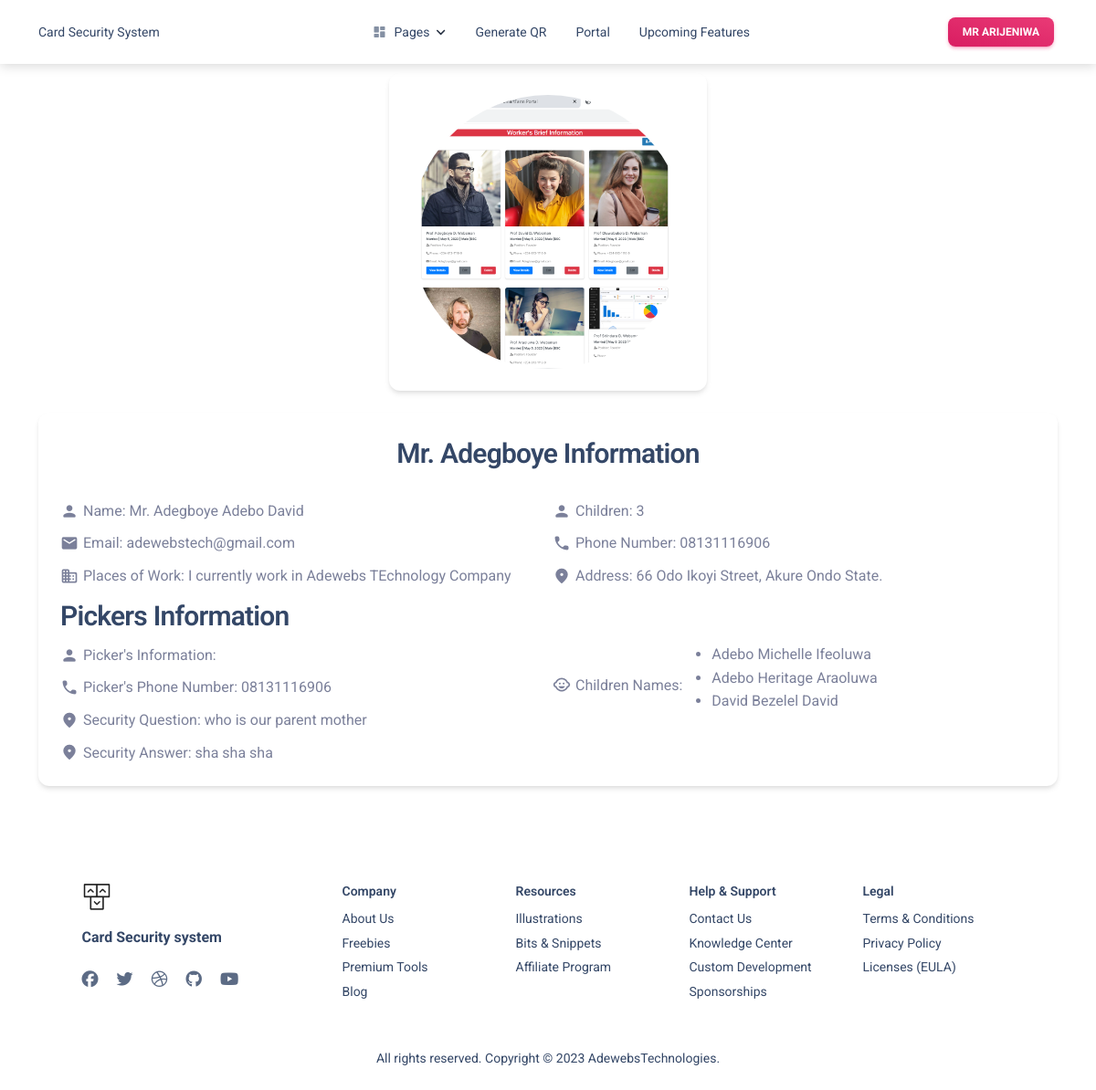
The app's page /verification/2/ (signed in) with its own data.
### cardsecuritysystem/models.py (models this page shows, shortened)
class ChildParents(AbstractUser):
    title = models.CharField(max_length=10, null=True, blank=True)
    first_name = models.CharField(max_length=200, blank=True, null=True)
    middle_name = models.CharField(max_length=200, blank=True, null=True)
    last_name = models.CharField(max_length=200, null=True, blank=True)
    phone_number = models.CharField(max_length=20, null=True, blank=True)
    email = models.EmailField(unique = True, null=True, blank=True)
    image = models.ImageField(null=True, blank=True, upload_to='parentsImage/')
    places_of_work = models.TextField(null=True, blank=True, max_length=50)
    address = models.TextField(null=True, blank=True)
    picker = models.CharField(max_length=20, null=True, blank=True)
    picker_description = models.TextField(blank=True, null=True)
    picker_number = models.CharField(max_length=20, null=True, blank=True)
    picker_security_question = models.CharField(max_length=100, null=True, blank=True)
    picker_security_answer = models.CharField(max_length=100, null=True, blank=True)
    parentqr = models.ImageField(null=True, blank=True, upload_to='parentsQR/')
    groups = models.ManyToManyField(Group, blank=True, related_name='parents')
    user_permissions = models.ManyToManyField(Permission, blank=True, related_name='parents')
    USERNAME_FIELD = 'email'
    REQUIRED_FIELDS = []

class Pupil(models.Model):
    first_name = models.CharField(max_length=200, blank=True, null=True)
    middle_name = models.CharField(max_length=200, blank=True, null=True)
    last_name = models.CharField(max_length=200, blank=True, null=True)
    registration_number = models.CharField(max_length=200, unique=True)
    age = models.CharField(max_length=200, blank=True, null=True)
    student_class = models.CharField(max_length=200, blank=True, null=True)
    skin_color = models.CharField(max_length=200,null=True,blank=True)
    email = models.EmailField(unique=True, null=True, blank=True)
    school_fee = models.CharField(max_length=200, null= True, blank=True)
    part_payment = models.CharField(max_length=200, blank=True, null=True)
    teachers_comment = models.CharField(max_length=255, blank=True, null=True)
    avatar = models.ImageField(null=True, blank=True, upload_to='userprofile/')
    QR_Code = models.ImageField(null=True, blank=True, upload_to="userQR/")
    Bar_Code = models.ImageField(null=True, blank=True, upload_to="userBar")
    parent = models.ForeignKey('ChildParents', related_name='pupils', on_delete=models.CASCADE)

### cardsecuritysystem/views.py (the view)
# urls.py: path('verification/<int:pk>/', views.verificationLink, name='verification'),
@login_required(login_url='signin')
def verificationLink(request, pk):
    page = 'Parent Info'
    parentprofile = ChildParents.objects.get(id=pk)
    return render(request, 'material-kit-master/pages/verification.html',
                  {'pagetitle': page, 'parentinfo': parentprofile})

### templates/material-kit-master/pages/verification.html (shortened to what this page needs)
{% extends 'material-kit-master/dashboardBase.html' %}
{% load static %}
{% block body %}
    <div class="container center-content">
        <div class="card">
            <div class="card-body text-center">
                <img src="{{parentinfo.image.url }}" alt="User Profile Image" class="profile-image">
            </div>
        </div>
        <div class="card mt-4 user-info-card">
            <div class="card-body">
                <h3 class="card-title" align="center">{{parentinfo.title}} {{parentinfo.first_name}} Information</h3>
                <div class="user-info-columns">
                    <div>
                        <div class="user-info-icons">
                            <i class="material-icons">person</i> Name: {{parentinfo.title}} {{parentinfo.first_name}} {{parentinfo.middle_name}} {{parentinfo.last_name}}
                        </div>
                        <div class="user-info-icons">
                            <i class="material-icons">email</i> Email: {{parentinfo.email}}
                        </div>
                        <div class="user-info-icons">
                            <i class="material-icons">business</i> Places of Work: {{parentinfo.places_of_work}}
                        </div>
                    </div>
                    <div>
                        <div class="user-info-icons">
                            <i class="material-icons">person</i> Children: {{ parentinfo.pupils.count }}
                        </div>
                        <div class="user-info-icons">
                            <i class="material-icons">phone</i> Phone Number: {{parentinfo.phone_number}}
                        </div>
                        <div class="user-info-icons">
                            <i class="material-icons">location_on</i> Address: {{parentinfo.address}}
                        </div>
                    </div>
                     <div>
                         <h3>Pickers Information</h3>
                        <div class="user-info-icons">
                            <i class="material-icons">person</i> Picker's Information: {{add_later}}
                        </div>
                        <div class="user-info-icons">
                            <i class="material-icons">phone</i> Picker's Phone Number: {{parentinfo.phone_number}}
                        </div>
                        <div class="user-info-icons">
                            <i class="material-icons">location_on</i> Security Question: {{parentinfo.picker_security_question}}
                        </div>
                         <div class="user-info-icons">
                            <i class="material-icons">location_on</i> Security Answer: {{parentinfo.picker_security_answer}}
                        </div>
                    </div>
                        <div class="user-info-icons">
                            <i class="material-icons">child_care</i> Children Names:
                            <ul>
                                {% for pupil in parentinfo.pupils.all %}
                                    <li>{{ pupil.first_name }} {{ pupil.middle_name }} {{ pupil.last_name }}</li>
                                {% endfor %}
                            </ul>
                        </div>
                </div>
            </div>
        </div>
    </div>
{% endblock %}

### templates/material-kit-master/dashboardBase.html (shortened to what this page needs)
{% load static %}
<html lang="en" itemscope itemtype="http://schema.org/WebPage">
<head>
<link href="{% static 'assets/css/nucleo-icons.css' %}" rel="stylesheet" />
<link href="{% static 'assets/css/nucleo-svg.css' %}" rel="stylesheet" />
<link id="pagestyle" href="{% static 'assets/css/material-kit.css' %}" rel="stylesheet" />
</head>
<body>
<nav class="navbar navbar-expand-lg navbar-light bg-white z-index-3 py-3">
  <div class="container">
    <a class="navbar-brand" href="{% url 'dashboard' %}" rel="tooltip" title="Home" data-placement="bottom">
      Card Security System
    </a>
    <div class="collapse navbar-collapse w-100 pt-3 pb-2 py-lg-0" id="navigation">
      <ul class="navbar-nav navbar-nav-hover mx-auto">
       <li class="nav-item dropdown dropdown-hover mx-2">
          <a class="nav-link ps-2 d-flex cursor-pointer align-items-center" id="dropdownMenuPages" data-bs-toggle="dropdown" aria-expanded="false">
            <i class="material-icons opacity-6 me-2 text-md">dashboard</i>
            Pages
            <img src="{% static 'assets/img/down-arrow-dark.svg' %}" alt="down-arrow" class="arrow ms-auto ms-md-2">
          </a>
          <div class="dropdown-menu dropdown-menu-animation ms-n3 dropdown-md p-3 border-radius-xl mt-0 mt-lg-3" aria-labelledby="dropdownMenuPages">
        <li class="nav-item mx-2">
          <a class="nav-link ps-2 d-flex justify-content-between cursor-pointer align-items-center" role="button" href="{% url 'generate' %}">
            Generate QR
          </a>
        </li>
        <li class="nav-item mx-2">
          <a class="nav-link ps-2 d-flex justify-content-between cursor-pointer align-items-center" role="button">
            Portal
          </a>
        </li>
        <li class="nav-item mx-2">
          <a class="nav-link ps-2 d-flex justify-content-between cursor-pointer align-items-center" role="button">
            Upcoming Features
          </a>
        </li>
      </ul>
      <ul class="navbar-nav d-lg-block d-none">
        <li class="nav-item">
          <a href="{% url 'profile' %}" class="btn btn-sm  bg-gradient-primary  mb-0 me-1" role="button">{{request.user.title}} {{request.user.first_name}}</a>
        </li>
      </ul>
    </div>
  </div>
</nav>
{% block body %}
{% endblock %}
  <footer class="footer pt-5 mt-5">
  <div class="container">
    <div class=" row">
      <div class="col-md-3 mb-4 ms-auto">
        <div>
          <a href="https://www.creative-tim.com/product/material-kit">
            <img src="{% static 'assets/img/logo-ct-dark.png' %}" class="mb-3 footer-logo" alt="main_logo">
          </a>
          <h6 class="font-weight-bolder mb-4">Card Security system</h6>
        </div>
        <div>
          <ul class="d-flex flex-row ms-n3 nav">
            <li class="nav-item">
              <a class="nav-link pe-1" href="https://www.facebook.com/CreativeTim" target="_blank">
                <i class="fab fa-facebook text-lg opacity-8"></i>
              </a>
            </li>
            <li class="nav-item">
              <a class="nav-link pe-1" href="https://twitter.com/creativetim" target="_blank">
                <i class="fab fa-twitter text-lg opacity-8"></i>
              </a>
            </li>
            <li class="nav-item">
              <a class="nav-link pe-1" href="https://dribbble.com/creativetim" target="_blank">
                <i class="fab fa-dribbble text-lg opacity-8"></i>
              </a>
            </li>
            <li class="nav-item">
              <a class="nav-link pe-1" href="https://github.com/creativetimofficial" target="_blank">
                <i class="fab fa-github text-lg opacity-8"></i>
              </a>
            </li>
            <li class="nav-item">
              <a class="nav-link pe-1" href="https://www.youtube.com/channel/UCVyTG4sCw-rOvB9oHkzZD1w" target="_blank">
                <i class="fab fa-youtube text-lg opacity-8"></i>
              </a>
            </li>
          </ul>
        </div>
      </div>
      <div class="col-md-2 col-sm-6 col-6 mb-4">
        <div>
          <h6 class="text-sm">Company</h6>
          <ul class="flex-column ms-n3 nav">
            <li class="nav-item">
              <a class="nav-link" href="https://www.creative-tim.com/presentation" target="_blank">
                About Us
              </a>
            </li>
            <li class="nav-item">
              <a class="nav-link" href="https://www.creative-tim.com/templates/free" target="_blank">
                Freebies
              </a>
            </li>
            <li class="nav-item">
              <a class="nav-link" href="https://www.creative-tim.com/templates/premium" target="_blank">
                Premium Tools
              </a>
            </li>
            <li class="nav-item">
              <a class="nav-link" href="https://www.creative-tim.com/blog" target="_blank">
                Blog
              </a>
            </li>
          </ul>
        </div>
      </div>
      <div class="col-md-2 col-sm-6 col-6 mb-4">
        <div>
          <h6 class="text-sm">Resources</h6>
          <ul class="flex-column ms-n3 nav">
            <li class="nav-item">
              <a class="nav-link" href="https://iradesign.io/" target="_blank">
                Illustrations
              </a>
            </li>
            <li class="nav-item">
              <a class="nav-link" href="https://www.creative-tim.com/bits" target="_blank">
                Bits & Snippets
              </a>
            </li>
            <li class="nav-item">
              <a class="nav-link" href="https://www.creative-tim.com/affiliates/new" target="_blank">
                Affiliate Program
              </a>
            </li>
          </ul>
        </div>
      </div>
      <div class="col-md-2 col-sm-6 col-6 mb-4">
        <div>
          <h6 class="text-sm">Help & Support</h6>
          <ul class="flex-column ms-n3 nav">
            <li class="nav-item">
              <a class="nav-link" href="https://www.creative-tim.com/contact-us" target="_blank">
                Contact Us
              </a>
            </li>
            <li class="nav-item">
              <a class="nav-link" href="https://www.creative-tim.com/knowledge-center" target="_blank">
                Knowledge Center
              </a>
            </li>
            <li class="nav-item">
              <a class="nav-link" href="https://services.creative-tim.com/?ref=ct-mk2-footer" target="_blank">
                Custom Development
              </a>
            </li>
            <li class="nav-item">
              <a class="nav-link" href="https://www.creative-tim.com/sponsorships" target="_blank">
                Sponsorships
              </a>
            </li>
          </ul>
        </div>
      </div>
      <div class="col-md-2 col-sm-6 col-6 mb-4 me-auto">
        <div>
          <h6 class="text-sm">Legal</h6>
          <ul class="flex-column ms-n3 nav">
            <li class="nav-item">
              <a class="nav-link" href="https://www.creative-tim.com/knowledge-center/terms-of-service" target="_blank">
                Terms & Conditions
              </a>
            </li>
            <li class="nav-item">
              <a class="nav-link" href="https://www.creative-tim.com/knowledge-center/privacy-policy" target="_blank">
                Privacy Policy
              </a>
            </li>
            <li class="nav-item">
              <a class="nav-link" href="https://www.creative-tim.com/license" target="_blank">
                Licenses (EULA)
              </a>
            </li>
          </ul>
        </div>
      </div>
      <div class="col-12">
        <div class="text-center">
          <p class="text-dark my-4 text-sm font-weight-normal">
            All rights reserved. Copyright © <script>document.write(new Date().getFullYear())</script> <a href="https://www.facebook.com/adewebs1" target="_blank">AdewebsTechnologies</a>.
          </p>
        </div>
      </div>
    </div>
  </div>
</footer>
</body>
</html>

### templates/material-kit-master/pages/verification.html (style rules this page uses)
.center-content { display: flex; flex-direction: column; align-items: center; justify-content: center; min-height: 100vh; }
.profile-image { width: 300px; height: 300px; object-fit: cover; border-radius: 50%; background-color: transparent; }
.user-info-card { width: 100%; }
.user-info-icons { display: flex; align-items: center; margin-top: 10px; }
.user-info-icons i { margin-right: 5px; }
.user-info-columns { display: grid; grid-template-columns: repeat(2, 1fr); grid-gap: 10px; margin-top: 20px; }

### records on screen
ChildParents: user "MR", user.first_name "ARIJENIWA"
ChildParents: image (picture), title "Mr.", first_name "Adegboye", middle_name "Adebo", last_name "David", email "adewebstech@gmail.com", places_of_work "I currently work in Adewebs TEchnology Company", pupils.count "3", phone_number "08131116906", address "66 Odo Ikoyi Street, Akure Ondo State.", picker_security_question "who is our parent mother", picker_security_answer "sha sha sha"
Pupil: first_name "Adebo", middle_name "Michelle", last_name "Ifeoluwa"
Pupil: first_name "Adebo", middle_name "Heritage", last_name "Araoluwa"
Pupil: first_name "David", middle_name "Bezelel", last_name "David"
